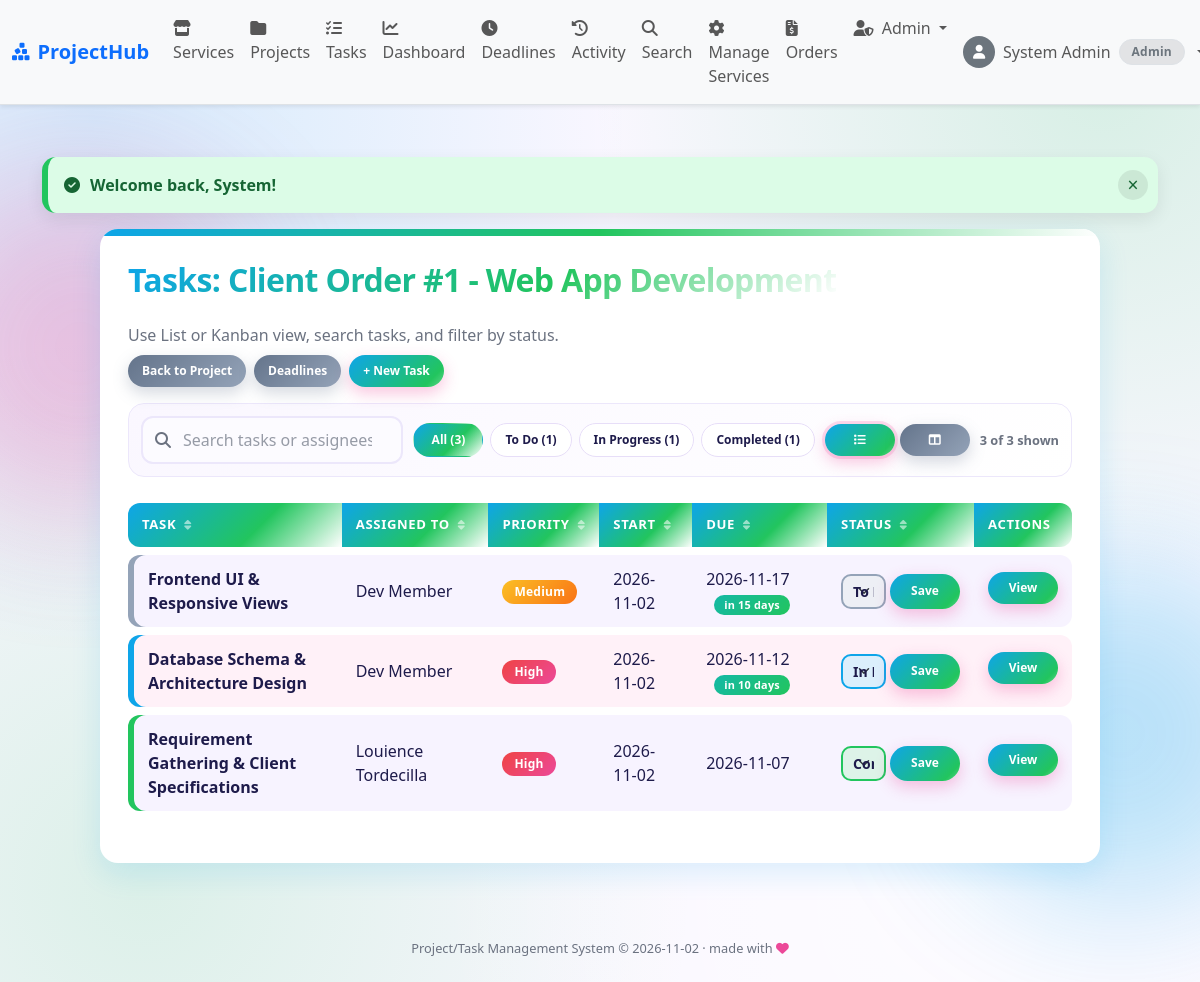
The app's page /tasks/index.php?project_id=1 (signed in) with its own data.
### tables this page shows
CREATE TABLE IF NOT EXISTS tasks (
  task_id      INT AUTO_INCREMENT PRIMARY KEY,
  project_id   INT NOT NULL,
  title        VARCHAR(150) NOT NULL,
  description  TEXT,
  assigned_to  INT NULL,
  priority     ENUM('Low','Medium','High') NOT NULL DEFAULT 'Medium',
  start_date   DATE NOT NULL,
  due_date     DATE NOT NULL,
  status       ENUM('To Do','In Progress','Completed','Failed') NOT NULL DEFAULT 'To Do',
  created_by   INT NOT NULL,
  created_at   TIMESTAMP DEFAULT CURRENT_TIMESTAMP,
  updated_at   TIMESTAMP DEFAULT CURRENT_TIMESTAMP ON UPDATE CURRENT_TIMESTAMP,
  FOREIGN KEY (project_id)  REFERENCES projects(project_id) ON DELETE CASCADE,
  FOREIGN KEY (assigned_to) REFERENCES users(user_id),
  FOREIGN KEY (created_by)  REFERENCES users(user_id)
);

### tasks/index.php (the view, shortened to what this page needs)
<?php
include('../includes/config.php');
include('../includes/functions.php');
$project_id = (int)($_GET['project_id'] ?? 0);
    ?>
    <?php
$can_manage =
    can_manage_project($conn, $project_id);
$tasks = db_select(
    $conn,
    "SELECT
        t.task_id,
        t.title,
        t.description,
        t.priority,
        t.start_date,
        t.due_date,
        t.status,
        t.assigned_to,
        CONCAT(a.first_name, ' ', a.last_name)
            AS assignee_name
     FROM tasks t
     LEFT JOIN users a
        ON a.user_id = t.assigned_to
     WHERE t.project_id = ?
     ORDER BY
        FIELD(
            t.status,
            'To Do',
            'In Progress',
            'Completed'
        ),
        t.due_date ASC",
    'i',
    [$project_id]
);
$counts = [
    'To Do' => 0,
    'In Progress' => 0,
    'Completed' => 0,
    'Failed' => 0
];
foreach ($tasks as $t) {
    if (isset($counts[$t['status']])) {
        $counts[$t['status']]++;
    }
}
include('../includes/header.php');
?>
<div class="table-card interactive-tasks">
    <div class="d-flex flex-wrap justify-content-between align-items-center gap-2 mb-3">
        <div>
            <h2>
            </h2>
            <p class="text-muted mb-0">
                Use List or Kanban view, search tasks,
                and filter by status.
            </p>
        </div>
        <div class="top-actions mb-0">
            <a
                href="../projects/view.php?project_id=<?php echo $project_id; ?>"
                class="button button-secondary">
                Back to Project
            </a>
            <a
                href="check_deadlines.php?project_id=<?php echo $project_id; ?>"
                class="button button-secondary">
                Deadlines
            </a>
            <?php if ($can_manage) { ?>
                <a
                    href="create.php?project_id=<?php echo $project_id; ?>"
                    class="button">
                    + New Task
                </a>
            <?php } ?>
        </div>
    </div>
    <div class="interactive-toolbar">
        <div class="search-wrap">
            <i class="fa-solid fa-magnifying-glass"></i>
            <input
                id="taskSearch"
                type="search"
                class="form-control"
                placeholder="Search tasks or assignees..."
                aria-label="Search tasks"
            >
        </div>
        <div class="filter-pills">
            <button
                type="button"
                class="filter-pill active"
                data-filter="all">
                All
                (<?php echo count($tasks); ?>)
            </button>
            <?php foreach ($counts as $status => $number) {
                if ($status === 'Failed' && $number === 0) {
                    continue;
                }
            ?>
                <button
                    type="button"
                    class="filter-pill"
                    data-filter="<?php echo e($status); ?>">
                    <?php echo e($status); ?>
                    (<?php echo $number; ?>)
                </button>
            <?php } ?>
        </div>
        <div class="view-toggle">
            <button
                type="button"
                class="button active"
                id="taskListBtn"
                title="List view">
                <i class="fa-solid fa-list"></i>
            </button>
            <button
                type="button"
                class="button button-secondary"
                id="taskBoardBtn"
                title="Kanban view">
                <i class="fa-solid fa-table-columns"></i>
            </button>
        </div>
        <span
            class="toolbar-count"
            id="taskCount">
        </span>
    </div>
    <?php if (!$tasks) { ?>
        <p class="text-center text-muted">
            No tasks in this project yet.
        </p>
    <?php } else { ?>
        <div id="taskList">
            <div class="table-responsive">
                <table
                    class="table align-middle"
                    width="100%"
                    cellpadding="6"
                    cellspacing="0"
                >
                    <thead>
                        <tr>
                            <th>Task</th>
                            <th>Assigned To</th>
                            <th>Priority</th>
                            <th>Start</th>
                            <th>Due</th>
                            <th>Status</th>
                            <th>Actions</th>
                        </tr>
                    </thead>
                    <tbody>
                    <?php foreach ($tasks as $i => $t) {
                        $searchText = strtolower(
                            $t['title'] . ' ' .
                            ($t['assignee_name'] ?? '') . ' ' .
                            $t['priority'] . ' ' .
                            $t['status']
                        );
                        $can_update =
                            $can_manage ||
                            (
                                (int)$t['assigned_to'] ===
                                (int)$_SESSION['user_id']
                            );
                    ?>
                        <tr
                            class="task-item"
                            data-status="<?php echo e($t['status']); ?>"
                            data-task-status="<?php echo e($t['status']); ?>"
                            data-search="<?php echo e($searchText); ?>"
                        >
                            <td>
                                <strong>
                                    <?php echo e($t['title']); ?>
                                </strong>
                            </td>
                            <td>
                                <?php
                                if ($t['assignee_name']) {
                                    echo e(
                                        $t['assignee_name']
                                    );
                                } else {
                                    echo
                                        '<span class="text-muted">
                                            Unassigned
                                        </span>';
                                }
                                ?>
                            </td>
                            <td>
                                <?php
                                echo priority_badge(
                                    $t['priority']
                                );
                                ?>
                            </td>
                            <td>
                                <?php
                                echo e($t['start_date']);
                                ?>
                            </td>
                            <td>
                                <?php
                                echo e($t['due_date']);
                                ?>
                            </td>
                            <td>
                                <?php if ($can_update) { ?>
                                    <form
                                        method="POST"
                                        action="update_status.php"
                                        class="d-flex gap-1"
                                    >
                                        <select
                                            name="status"
                                            class="form-select form-select-sm"
                                        >
                                            <?php foreach (
                                                task_statuses()
                                                as $status
                                            ) { ?>
                                                <option
                                                    value="<?php
                                                        echo e($status);
                                                    ?>"
                                                    <?php
                                                    echo
                                                        $t['status'] ===
                                                        $status
                                                        ? 'selected'
                                                        : '';
                                                    ?>
                                                >
                                                    <?php
                                                    echo e($status);
                                                    ?>
                                                </option>
                                            <?php } ?>
                                        </select>
                                        <button
                                            type="submit">
                                            Save
                                        </button>
                                    </form>
                                <?php } else {
                                    echo task_status_badge(
                                        $t['status']
                                    );
                                } ?>
                            </td>
                            <td>
                                <a
                                    href="view.php?task_id=<?php
                                        echo (int)$t['task_id'];
                                    ?>"
                                    class="button">
                                    View
                                </a>
                            </td>
                        </tr>
                    <?php } ?>
                    </tbody>
                </table>
            </div>
        </div>
    <?php } ?>
</div>
<?php include('../includes/footer.php'); ?>

### includes/functions.php (shortened to what this page needs)
<?php
function e($value)
{
    return htmlspecialchars((string)$value, ENT_QUOTES, 'UTF-8');
}
function show_flash()
{
    if (isset($_SESSION['flash'])) {
        $f = $_SESSION['flash'];
        echo "<div class='alert alert-" .
             e($f['type']) .
             "' role='alert'>" .
             e($f['msg']) .
             "</div>";
    }
}
function db_select($conn, $sql, $types = '', $params = [])
{
    $stmt = mysqli_prepare($conn, $sql);
    if ($types !== '') {
        mysqli_stmt_bind_param($stmt, $types, ...$params);
    }
    mysqli_stmt_execute($stmt);
    $result = mysqli_stmt_get_result($stmt);
    $rows = mysqli_fetch_all($result, MYSQLI_ASSOC);
    return $rows;
}
function is_logged_in()
{
    return isset($_SESSION['user_id']);
}
function has_role($roles)
{
    return is_logged_in()
        && in_array($_SESSION['role'], (array)$roles, true);
}
function can_manage_project($conn, $project_id)
{
    if (has_role('admin')) {
        return true;
    }
    $rows = db_select(
        $conn,
        "SELECT 1
         FROM projects
         WHERE project_id = ?
         AND created_by = ?",
        'ii',
        [
            $project_id,
            $_SESSION['user_id']
        ]
    );
    return count($rows) > 0;
}
function task_statuses()
{
    return [
        'To Do',
        'In Progress',
        'Completed',
        'Failed'
    ];
}
function priority_badge($priority)
{
    $colors = [
        'Low'    => 'secondary',
        'Medium' => 'warning',
        'High'   => 'danger'
    ];
    $c = $colors[$priority] ?? 'secondary';
    return "<span class='badge text-bg-{$c}'>" .
           e($priority) .
           "</span>";
}
function user_avatar($photo, $size = 36, $class = "rounded-circle")
{
    return "<span class='d-inline-flex align-items-center justify-content-center bg-secondary text-white {$class}' style='width: {$size}px; height: {$size}px; font-size: " . round($size * 0.45) . "px;'><i class='fa-solid fa-user'></i></span>";
}

### records on screen
tasks: title "Frontend UI & Responsive Views", assignee_name "Dev Member", priority "Medium", start_date "2026-11-02", due_date "2026-11-17"
tasks: title "Database Schema & Architecture Design", assignee_name "Dev Member", priority "High", start_date "2026-11-02", due_date "2026-11-12"
tasks: title "Requirement Gathering & Client Specifications", assignee_name "Louience Tordecilla", priority "High", start_date "2026-11-02", due_date "2026-11-07"

### other values on screen
$nav_name "System Admin"
role_label($cur_role) "Admin"
$f['msg'] "Welcome back, System!"
count($tasks) "3"
$status "To Do"
$number "1"
$status "In Progress"
$status "Completed"
$date "2026-11-02"
form field status "To Do"
form field status "In Progress"
form field status "Completed"
